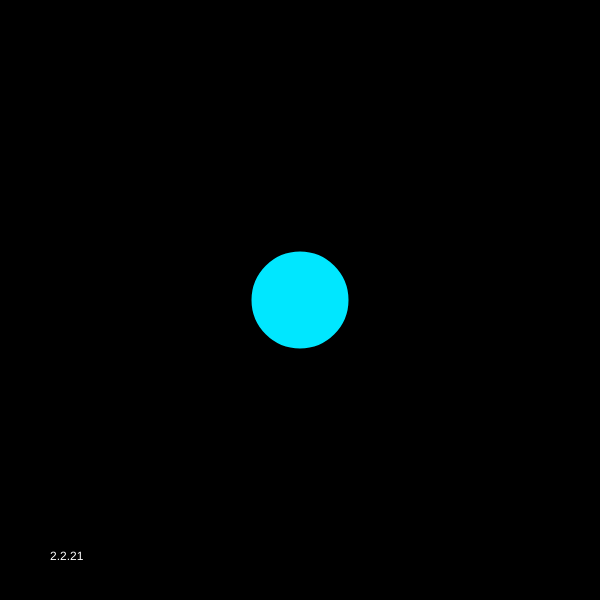
Frame 1 (no input)
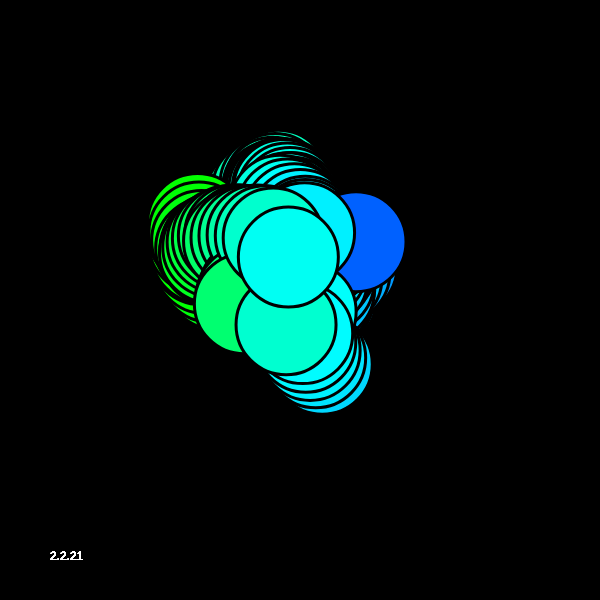
Frame 60 (no input)
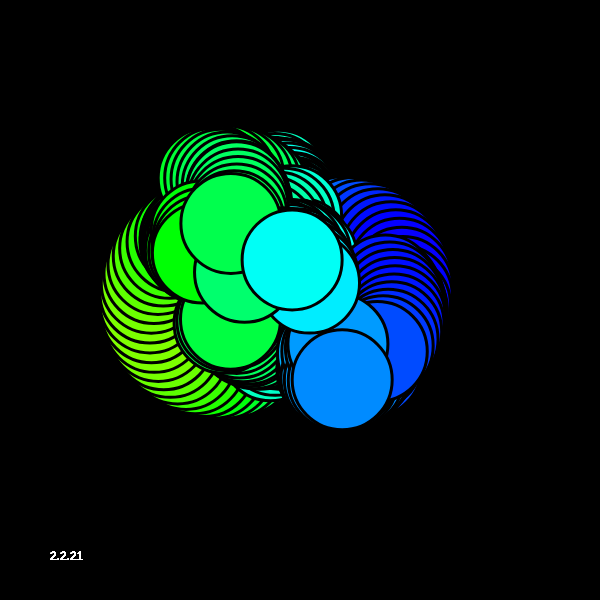
Frame 120 (the mouse pressed at the canvas centre since frame 60)

The p5.js sketch that drew these frames (run headless with seeded random() and noise() and a simulated clock; from frame 60 on, the mouse is pressed at the canvas centre):

// p5.js sketch
// ── sketch.js

var circles = []
var total = 10
var img;


function setup () {
  w = 600;
    var canvas;
    if(windowWidth>=600 && windowHeight >=600){
      canvas = createCanvas(600, 600);
    }
    else{
      canvas = createCanvas(windowWidth, windowHeight - 100);
    }

    var x = (windowWidth - width) / 2;
    var y = (windowHeight - height) / 2;

    canvas.position(x, y);
    background(0);

  
  for(var i = 0; i < total; i++){
    circles[i] = {};
    circles[i].prevPos = {x: width/2, y: height/2}
    circles[i].pos = {x: width/2, y: height/2}
    circles[i].dir = random() > 1.5 ? 1 : -1
    circles[i].radius = random(3, 10)
    circles[i].angle = 0
  }
  colorMode(HSB);
}

function draw() {
  for(var i = 0; i < total; i++){
    var circle = circles[i]
    circle.angle += 1.4/circle.radius*circle.dir

    circle.pos.x += cos(circle.angle) * circle.radius
    circle.pos.y += sin(circle.angle) * circle.radius
    if(random(100) > 80 || circle.pos.x < 0 || circle.pos.x > width || circle.pos.y < 0 || circle.pos.y > height){
      circle.dir *= -1
      circle.radius = random(3, 10)
      circle.angle += PI
    }

    stroke(0)

    strokeWeight(3)

    fill(map(circle.pos.x, 0, width, 0, 360), 255, 255, 10);

    ellipse(circle.prevPos.x, circle.prevPos.y, 100, 100);

    circle.prevPos.x = circle.pos.x
    circle.prevPos.y = circle.pos.y
  }
  fill(255);
  noStroke();
  text("2.2.21", 50, height - 40);
}
